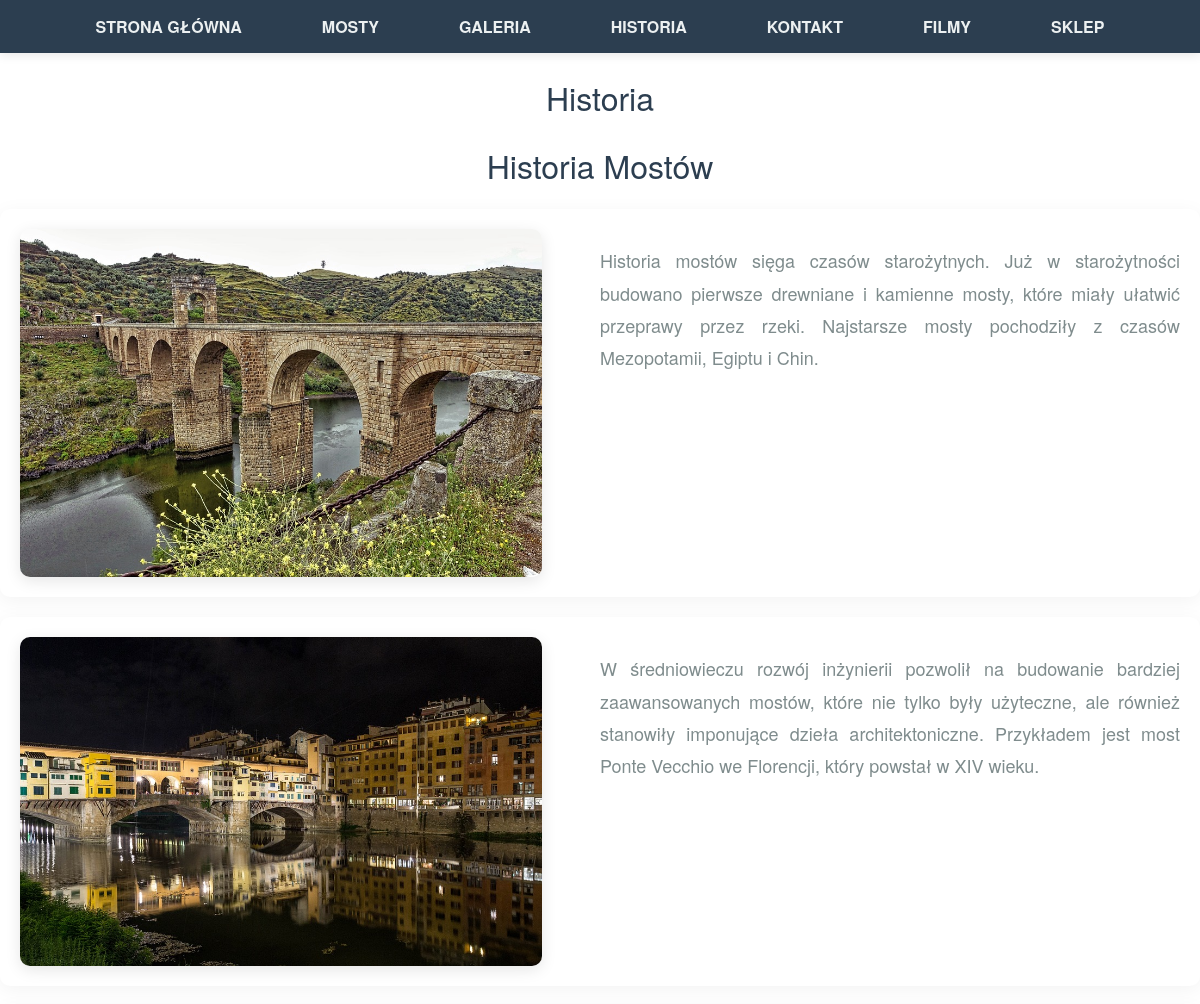
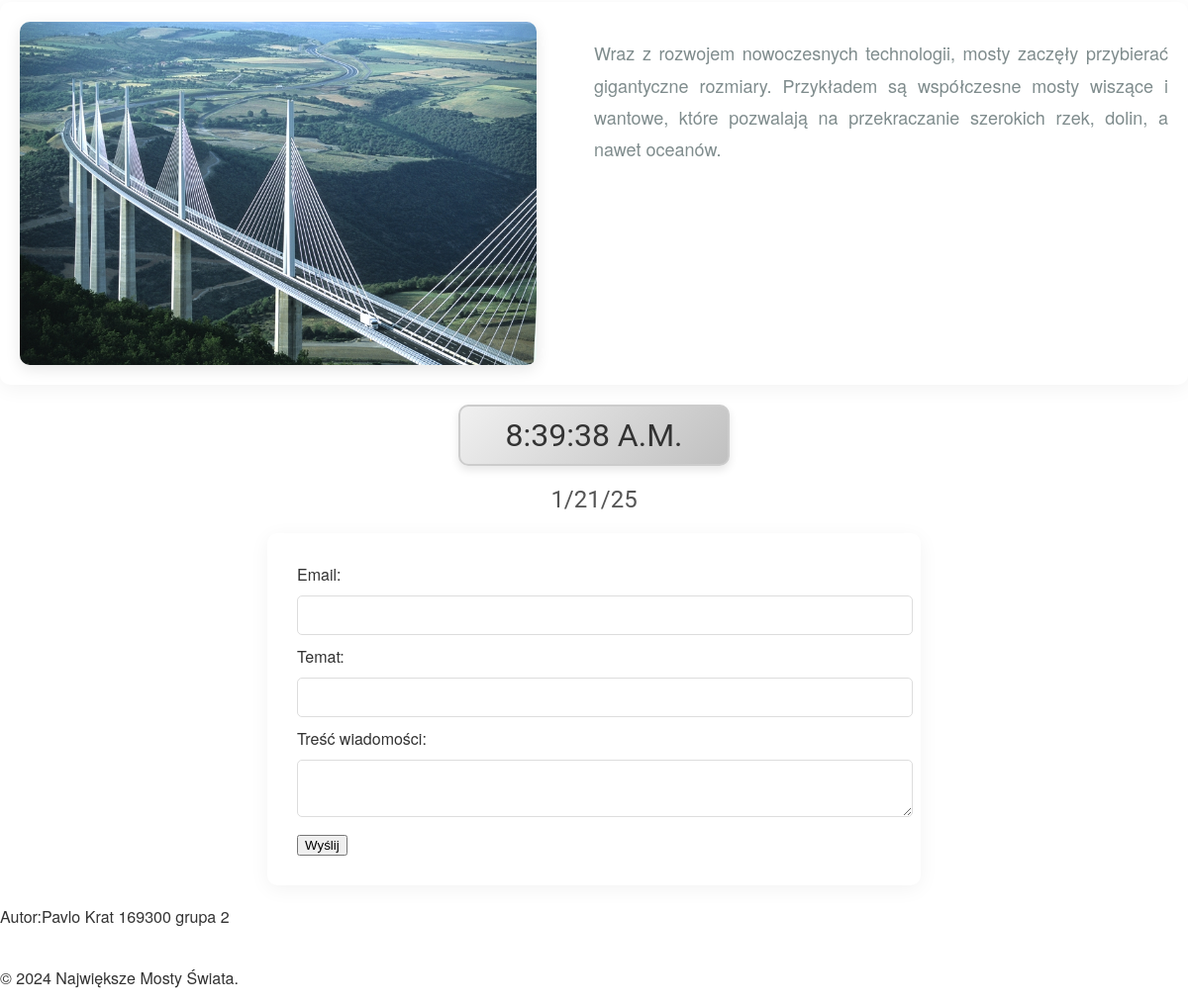
Page /projekt/index.php?id=6 on the committed database (2 pictures, top to bottom).
### tables this page shows
CREATE TABLE `page_list` (
  `id` int(11) NOT NULL,
  `page_title` varchar(255) NOT NULL,
  `page_content` text NOT NULL,
  `status` int(11) NOT NULL DEFAULT 1
);

### projekt/index.php (the view, shortened to what this page needs)
<?php
include('cfg.php');
include('contact.php');
$page_id = isset($_GET['id']) ? intval($_GET['id']) : 1;
function pobierzStrone($conn, $page_id) {
    $query = "SELECT page_title, page_content FROM page_list WHERE id = ? AND status = 1 LIMIT 1";
    $stmt = $conn->prepare($query);
    $stmt->bind_param("i", $page_id);
    $stmt->execute();
    $result = $stmt->get_result();
    if ($result->num_rows > 0) {
        return $result->fetch_assoc();
    } else {
        return null;
    }
}
$page = pobierzStrone($conn, $page_id);
if ($page) {
    $page_title = htmlspecialchars($page['page_title']);
    $page_content = $page['page_content'];
} else {
    $page_title = "Strona nie znaleziona";
    $page_content = "<p>Przepraszamy, żądana strona nie istnieje.</p>";
}
?>
<!DOCTYPE html>
<html lang="pl">
<head>
    <link rel="stylesheet" href="css/styl.css">
</head>
<body>
    <div class="menu">
        <ul>
            <li><a href="index.php?id=4">Strona Główna</a></li>
            <li><a href="index.php?id=3">Mosty</a></li>
            <li><a href="index.php?id=5">Galeria</a></li>
            <li><a href="index.php?id=6">Historia</a></li>
            <li><a href="index.php?id=7">Kontakt</a></li>
            <li><a href="index.php?id=8">Filmy</a></li>
            <li><a href="sklep.php">Sklep</a></li>
        </ul>
    </div>
    <main>
        <h1><?php echo $page_title; ?></h1>
        <div>
            <?php echo $page_content; ?>
        </div>
    </main>
    <footer>
         <?php
        $nrIndeksu = 169300;
        $nrGrupy = 2;
        echo "Autor:Pavlo Krat " . $nrIndeksu . " grupa " . $nrGrupy . "<br/><br/>";
        ?>
        <p>&copy; 2024 Największe Mosty Świata.</p>
    </footer>
</body>
</html>

### projekt/css/styl.css (style rules this page uses)
body { font-family: 'Helvetica Neue', Arial, sans-serif; margin: 0; padding: 0; color: #333; }
h1, h2 { text-align: center; color: #2c3e50; font-weight: 300; }
p { text-align: justify; line-height: 1.6; margin: 15px 0; }
.container { display: flex; flex-wrap: wrap; justify-content: space-between; margin: 20px auto; padding: 20px; max-width: 1200px; background-color: #fff; box-shadow: 0 4px 20px rgba(0, 0, 0, 0.05); border-radius: 10px; }
.container img { max-width: 45%; height: auto; border-radius: 10px; box-shadow: 0 4px 15px rgba(0, 0, 0, 0.1); }
.container p { max-width: 50%; margin-left: 20px; font-size: 18px; line-height: 1.8; color: #7f8c8d; }
.menu { background-color: #2c3e50; padding: 15px 0; box-shadow: 0 2px 10px rgba(0, 0, 0, 0.1); display: flex; justify-content: center; align-items: center; position: sticky; top: 0; z-index: 1000; }
.menu ul { list-style: none; display: flex; justify-content: center; margin: 0; padding: 0; }
.menu ul li { margin: 0 20px; }
.menu ul li a { text-decoration: none; color: #ecf0f1; padding: 10px 20px; font-size: 16px; font-weight: 600; text-transform: uppercase; transition: color 0.3s ease, background-color 0.3s ease; border-radius: 5px; position: relative; }
.menu ul li a::before { content: ''; position: absolute; width: 0; height: 2px; bottom: 0; left: 50%; background-color: #fff; transition: width 0.3s ease, left 0.3s ease; }
#zegarek { font-family: 'Roboto', sans-serif; font-size: 2em; color: #333; text-align: center; margin-top: 20px; padding: 10px; background: linear-gradient(135deg, #f0f0f0, #c0c0c0); border: 2px solid #ccc; border-radius: 10px; box-shadow: 0 4px 8px rgba(0, 0, 0, 0.1); width: 250px; margin: 20px auto; transition: transform 0.3s; }
#data { font-family: 'Roboto', sans-serif; font-size: 1.5em; color: #555; text-align: center; margin-top: 10px; transition: opacity 0.3s, transform 0.3s; }

### rows in the picture
page_list: page_title "Historia", page_content "Historia Mostów Historia mostów sięga czasów starożytnych. Już w starożytności budowano pierwsze drewniane i kamienne mosty, które miały ułatwić przeprawy przez rzeki. Najstarsze mosty pochodziły z czasów Mezopotamii, Egiptu i Chin. W średniowieczu rozwój inżynierii pozwolił na budowanie bardziej zaawansowanych mostów, które nie tylko były użyteczne, ale również stanowiły imponujące dzieła architektoniczne. Przykładem jest most Ponte Vecchio we Florencji, który powstał w XIV wieku. Wraz z rozwojem nowoczesnych technologii, mosty zaczęły przybierać gigantyczne rozmiary. Przykładem są współczesne mosty wiszące i wantowe, które pozwalają na przekraczanie szerokich rzek, dolin, a nawet oceanów.", page_content (picture)

### other values in the picture
$nrIndeksu "169300"
$nrGrupy "2"
